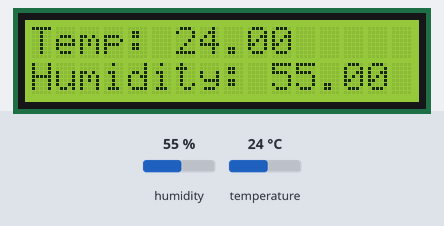
The sketch below on a simulated Arduino Uno, built with avr-gcc and run on an emulated ATmega328P. Parts: 16×2 character LCD. Inputs (shaded band) come from the test bench; at power-on: humidity 55 %, temperature 24 °C. What the sketch prints to the serial monitor is not drawn.

Above: at 4.7 s.
4.8 s: humidity set to 22 %
At 6.4 s:
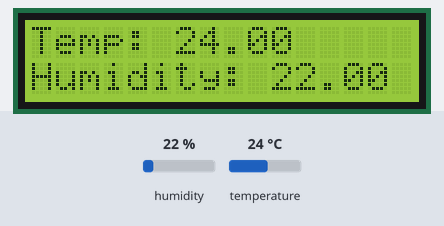
7.5 s: temperature set to 12 °C
At 9.0 s:
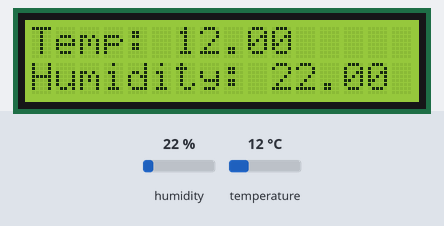
10.2 s: humidity set to 40 %
At 12.9 s:
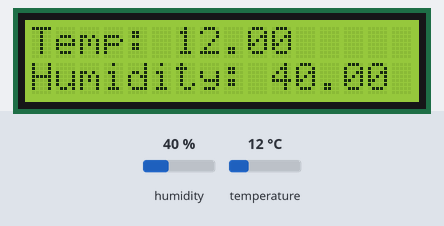
13.2 s: temperature set to 19 °C
At 14.4 s:
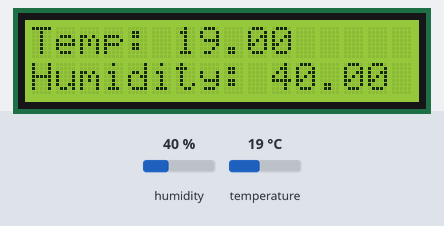
Timing chart, 0 to 16.2 s (numbered marks = the images above; inputs shaded):
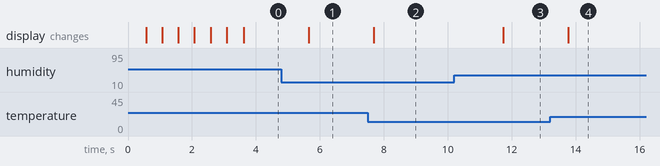

The sketch:

DHT11-Temperature-Monitor.ino
```cpp
/*

    Arduino Temperature Monitor

    Made on a hot, humid and sleepless night by @jordanatkins

*/


#include <dht.h>
#include <SPI.h>
#include <LiquidCrystal.h>


LiquidCrystal lcd(8, 13, 9, 4, 5, 6, 7);

#define dht_apin A1
dht DHT;
void setup() {
  lcd.begin(16, 2);
  Serial.begin(9600);
  lcd.setCursor(0, 0);
  lcd.print("Starting up");
  delay(500);
  lcd.clear();
  lcd.print("Starting up.");
  delay(500);
  lcd.clear();
  lcd.print("Starting up..");
  delay(500);
  lcd.clear();
  lcd.print("Starting up...");
  delay(500);
  lcd.clear();
  lcd.print("Starting up");
  delay(500);
  lcd.clear();
  lcd.print("Starting up.");
  delay(500);
  lcd.clear();
  lcd.print("Starting up..");
  delay(500);
  lcd.clear();
  lcd.print("Starting up...");
  lcd.clear();

}

void loop() {
  DHT.read11(dht_apin);
  Serial.print("Humidity = ");
  Serial.print(DHT.humidity);
  Serial.print("%  ");
  Serial.print("Temperature = ");
  Serial.print(DHT.temperature);
  Serial.println("C  ");

  lcd.setCursor(0, 0);
  lcd.print("Temp: ");
  lcd.print(DHT.temperature);
  lcd.setCursor(0, 1);
  lcd.print("Humidity: ");
  lcd.print(DHT.humidity);
  delay(2000);
}
```

Measured:
- after the input at 4.8 s, the display: changes after 0.85 s (image 1)
- after the input at 7.5 s, the display: changes after 0.18 s (image 2)
- after the input at 10.2 s, the display: changes after 1.5 s (image 3)
- after the input at 13.2 s, the display: changes after 0.57 s (image 4)
